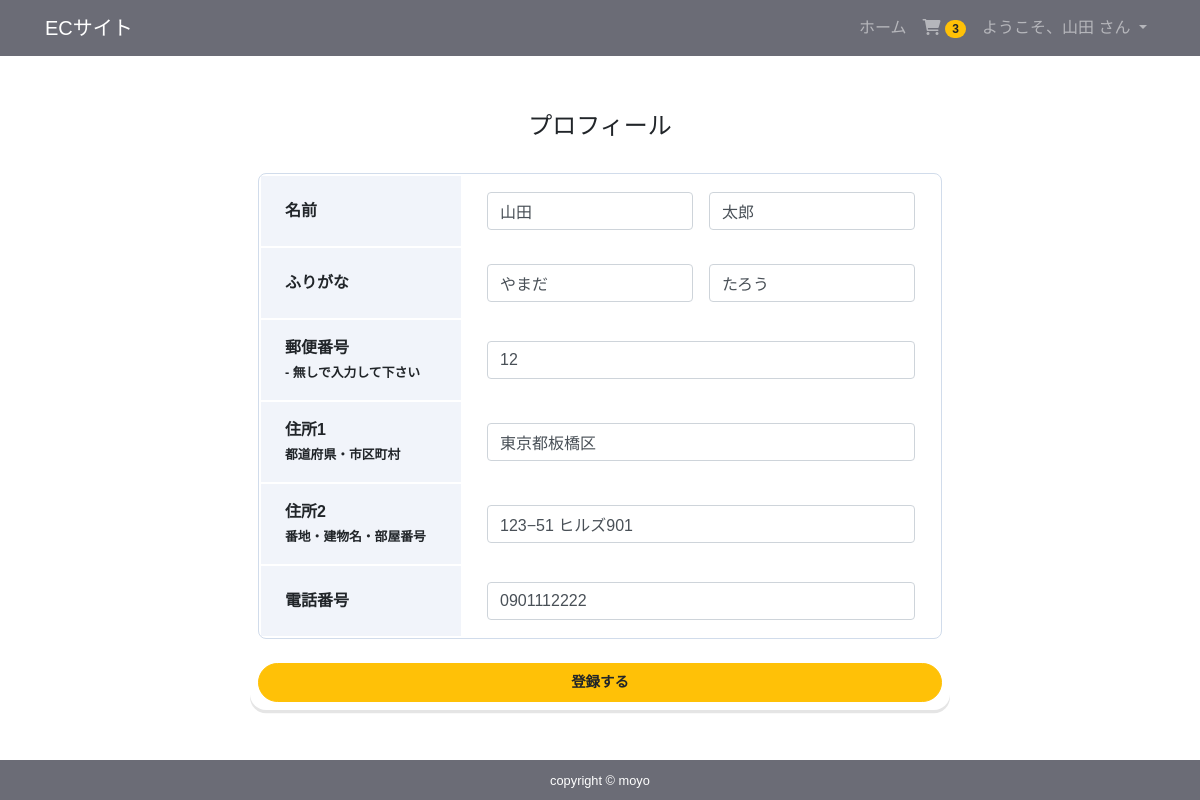
Page /accounts/profile/edit/ (signed in) on the committed database.
### accounts/models.py (models this page shows, shortened)
class CustomUser(AbstractBaseUser, PermissionsMixin):
    email = models.EmailField('メールアドレス', unique=True)
    first_name = models.CharField('姓', max_length=30,blank=True)
    last_name = models.CharField('名', max_length=150,blank=True)
    first_name_kana = models.CharField('かな',max_length=30, blank=True)
    last_name_kana = models.CharField('かな',max_length=30, blank=True)
    postal_code = models.CharField('郵便番号',max_length=7, blank=True)
    address1 = models.CharField('住所1',max_length=255, blank=True)
    address2 = models.CharField('住所2',max_length=255, blank=True)
    tel = models.CharField('電話番号', max_length=30, blank=True)
    created = models.DateField('入会日', default=timezone.now)
    is_staff = models.BooleanField(
        'スタッフステータス',
        default=False,
        help_text='ユーザーが管理サイトにログインできるかどうかを指定します。',
    )
    is_active = models.BooleanField(
        'アクティブ',
        default=True,
        help_text=(
            'アカウントを削除する代わりに、非アクティブにするかどうかを指定します。'
        ),
    )
    objects = UserManager()
    EMAIL_FIELD = 'email'
    USERNAME_FIELD = 'email'
    REQUIRED_FIELDS = []
    class Meta:
        verbose_name = ('user')
        verbose_name_plural = ('users')

### app/models.py (models this page shows, shortened)
class Order(models.Model):
    user = models.ForeignKey(settings.AUTH_USER_MODEL, on_delete=models.CASCADE)
    items = models.ManyToManyField(OrderItem)
    start_date = models.DateTimeField(auto_now_add=True)
    ordered_date =models.DateTimeField()
    ordered = models.BooleanField(default=False)
    payment = models.ForeignKey('Payment', on_delete=models.SET_NULL, blank=True, null=True)

### accounts/views.py (the view, shortened to what this page needs)
# urls.py: path('profile/edit/', views.ProfileEditView.as_view(), name='profile_edit'),
class ProfileEditView(LoginRequiredMixin, View):
    def get(self, request, *args, **kwargs):
        user_data = CustomUser.objects.get(id=request.user.id)
        form = ProfileForm(initial={
            'first_name': user_data.first_name,
            'last_name': user_data.last_name,
            'first_name_kana': user_data.first_name_kana,
            'last_name_kana': user_data.last_name_kana,
            'postal_code': user_data.postal_code,
            'address1': user_data.address1,
            'address2': user_data.address2,
            'tel': user_data.tel,
        })
        return render(request, 'accounts/profile_edit.html', {
            'form': form
        })

### accounts/forms.py
class ProfileForm(forms.Form):
    first_name = forms.CharField(max_length=30, label='姓')
    last_name = forms.CharField(max_length=30, label='名')
    postal_code = forms.CharField(max_length=7, label='郵便番号', required=False)
    address1 = forms.CharField(max_length=255, label='住所1', required=False)
    address2 = forms.CharField(max_length=255, label='住所2', required=False)
    tel = forms.CharField(max_length=30, label='電話番号', required=False)
    first_name_kana = forms.CharField(max_length=30, label='姓のふりがな', required=False)
    last_name_kana = forms.CharField(max_length=30, label='名のふりがな', required=False)

### app/templatetags/cart_tags.py (called while the page is built)
@register.filter
def itemCount(user):
    if user.is_authenticated:
        order = Order.objects.filter(user=user, ordered=False)
        if order.exists():
            return order[0].items.count()
    return 0

### accounts/templates/accounts/profile_edit.html (shortened to what this page needs)
{% extends 'app/base.html' %}
{% load widget_tweaks %}
{% block content %}
<div class="card card-profile my-5 mx-auto">
    <div class="card-body">
        <h5 class="card-title text-center">プロフィール</h5>
        <form method="post">
            <table class="profile_table mb-4">
                <tbody>
                    <tr>
                        <th class="header">名前</th>
                        <td class="data form_wrap form_wrap-2">
                            {% render_field form.first_name class='form-control' placeholder='姓' %}
                            {% render_field form.last_name class='form-control' placeholder='名' %}
                        </td>
                    </tr>
                    <tr>
                        <th class="header">ふりがな</th>
                        <td class="data form_wrap form_wrap-2">
                            {% render_field form.first_name_kana class='form-control' placeholder='せい' %}
                            {% render_field form.last_name_kana class='form-control' placeholder='めい' %}
                        </td>
                    </tr>
                    <tr>
                        <th class="header">郵便番号<span class="header__sab">- 無しで入力して下さい</span></th>
                        <td class="data">
                            {% render_field form.postal_code class='form-control' placeholder='例：1234567' %}
                        </td>
                    </tr>
                    <tr>
                        <th class="header">住所1<span class="header__sab">都道府県・市区町村</span></th>
                        <td class="data">
                            {% render_field form.address1 class='form-control' placeholder='例：東京都新宿区' %}
                        </td>
                    </tr>
                    <tr>
                        <th class="header">住所2<span class="header__sab">番地・建物名・部屋番号</span></th>
                        <td class="data">
                            {% render_field form.address2 class='form-control' placeholder='例：1-2-3 メゾン101' %}
                        </td>
                    </tr>
                    <tr>
                        <th class="header">電話番号</th>
                        <td class="data">
                            {% render_field form.tel class='form-control' placeholder='例：09012345678' %}
                        </td>
                    </tr>
                </tbody>
            </table>
            <div class="button max-auto">
                <button class="btn btn-lg btn-warning btn-block" type="submit">登録する</button>
            </div>
        </form>
    </div>
</div>
{% endblock %}

### templates/app/base.html (shortened to what this page needs)
{% load cart_tags %}
{% load humanize %}
{% load static %}
<!DOCTYPE html>
<html lang="js">
<head>
     <link rel="stylesheet" href="https://stackpath.bootstrapcdn.com/bootstrap/4.3.1/css/bootstrap.min.css">
    <link rel="stylesheet" href="{% static 'css/style.css'%}">
    <link rel="stylesheet" href="https://cdnjs.cloudflare.com/ajax/libs/font-awesome/6.0.0-beta3/css/all.min.css">
</head>
<body>
  <nav class="navbar navbar-expand-lg navbar-dark bg-dark">
    <div class="container">
      <a href="{% url 'app:item_list' %}" class="navbar-brand">ECサイト</a>
      <div class="collapse navbar-collapse" id="navbarNav">
        <ul class="navbar-nav ml-auto">
          <li class="nav-item">
            <a href="{% url 'app:item_list' %}" class="nav-link">ホーム</a>
          </li>
          {% if user.is_authenticated %}
          <li class="nav-item">
            <a href="{% url 'app:order' %}" class="nav-link">
               <i class="fas fa-shopping-cart"></i>
              <span class="badge badge-pill badge-warning">
                {{ request.user|itemCount }}
              </span>
            </a>
          </li>
          <li class="nav-item dropdown">
            <a class="nav-link dropdown-toggle" href="#" id="userDropdown" role="button" data-toggle="dropdown"
              aria-haspopup="true" aria-expanded="false">
              ようこそ、{{ user.first_name|default:user.email }} さん
            </a>
          </li>
          {% endif %}
        </ul>
      </div>
    </div>
  </nav>
   <main>
    <div class="container">
        {% block content %}
        {% endblock %}
    </div>
   </main>
   <footer class="py-2 bg-dark text-center">
    <small class="m-0 text-center text-white fs-6">copyright &copy; moyo</small>
   </footer>
</body>
</html>

### app/static/css/style.css (style rules this page uses)
* { margin: 0; padding: 0; box-sizing: border-box; }
.bg-dark { background-color:#6b6c76!important ; }
html { overflow-y: scroll; }
body { background: white; display: flex; flex-flow: column; min-height: 100vh; font-family: 'Hiragino Kaku Gothic ProN','Hiragino Sans',Meiryo,sans-serif; }
main { flex: 1; }
.card { align-items: start!important; border: none !important; }
.card-profile { width: 700px; border: 0; border-radius: 1rem; box-shadow: 0 0.2rem 0 rgba(0,0,0,0.1); }
.btn { font-size: 90%; border-radius: 5rem; font-weight: bold; }
.profile_table { width: 100%; border: 1px solid #D1DCEB; border-radius: 8px; border-collapse: separate; overflow: hidden; }
.profile_table .header { width: 200px; padding: 16px 24px; text-align: left; background: #F1F4FA; }
.profile_table .header__sab { font-size: .8rem; display: inline-block; }
.profile_table .data { padding: 16px 24px; }
.form_wrap { display: grid; gap:16px; }
.form_wrap-2 { grid-template-columns: repeat(2, 1fr); }
.card-title { margin-bottom: 2rem; font-size: 1.5rem; }
.card-body { padding: .5rem; margin: auto; }
input { width: 100%; }

### rows in the picture
CustomUser: user|itemCount "3", first_name "山田", last_name "太郎", first_name_kana "やまだ", last_name_kana "たろう", postal_code "12", address1 "東京都板橋区", address2 "123−51 ヒルズ901", tel "0901112222"
